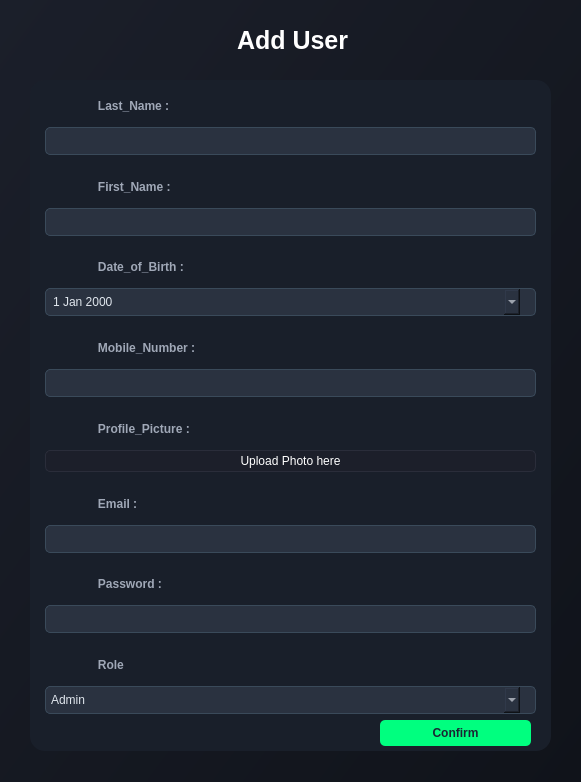
<?xml version="1.0" encoding="UTF-8"?>
<ui version="4.0">
 <class>AddUser</class>
 <widget class="QWidget" name="AddUser">
  <property name="geometry">
   <rect>
    <x>0</x>
    <y>0</y>
    <width>581</width>
    <height>782</height>
   </rect>
  </property>
  <property name="windowTitle">
   <string>Form</string>
  </property>
  <property name="styleSheet">
   <string notr="true">background: qlineargradient(x1:0, y1:0, x2:1, y2:1, stop:0 #1b1f2a, stop:1 #10131a);</string>
  </property>
  <widget class="QWidget" name="widget" native="true">
   <property name="geometry">
    <rect>
     <x>30</x>
     <y>80</y>
     <width>521</width>
     <height>671</height>
    </rect>
   </property>
   <property name="styleSheet">
    <string notr="true">background-color: rgb(25, 31, 42);
    color: #FFFFFF;
    font-family: 'Segoe UI', Arial, sans-serif;
    font-size: 12px;
    border-radius: 15px;
    padding: 15px;
    spacing: 2px;
</string>
   </property>
   <layout class="QGridLayout" name="gridLayout_3">
    <item row="4" column="0">
     <widget class="QLabel" name="label_8">
      <property name="styleSheet">
       <string notr="true">color: #A0A8B7;
font-weight: bold;
padding-bottom: 5px;background-color:transparent;</string>
      </property>
      <property name="text">
       <string>               Date_of_Birth :</string>
      </property>
     </widget>
    </item>
    <item row="1" column="0">
     <widget class="QLineEdit" name="nom">
      <property name="styleSheet">
       <string notr="true">background-color: #2A3240; /* Darker blue-gray for input fields */
    border: 1px solid #3A4A5A; /* Subtle blue-gray border */
    border-radius: 5px;
    padding: 5px;
    color: #E0E6ED; /* Light gray text for readability */
    margin-left: 15px;
    margin-right: 15px;
</string>
      </property>
     </widget>
    </item>
    <item row="19" column="0">
     <widget class="QComboBox" name="Role">
      <property name="styleSheet">
       <string notr="true">QComboBox#Role{
background-color: #2A3240;
  border: 1px solid #3A4A5A;
    border-radius: 5px;
    padding: 5px;
    color: #E0E6ED;
    margin-left: 15px;
    margin-right: 15px;
}

QComboBox#Role::focus {
    border: 1px solid #00FF7F;
    background-color: #323A48;
}</string>
      </property>
      <item>
       <property name="text">
        <string>Admin</string>
       </property>
      </item>
      <item>
       <property name="text">
        <string>Employee</string>
       </property>
      </item>
      <item>
       <property name="text">
        <string>Coach</string>
       </property>
      </item>
     </widget>
    </item>
    <item row="13" column="0">
     <widget class="QLineEdit" name="email">
      <property name="styleSheet">
       <string notr="true">background-color: #2A3240; /* Darker blue-gray for input fields */
    border: 1px solid #3A4A5A; /* Subtle blue-gray border */
    border-radius: 5px;
    padding: 5px;
    color: #E0E6ED; /* Light gray text for readability */
    margin-left: 15px;
    margin-right: 15px;
</string>
      </property>
     </widget>
    </item>
    <item row="2" column="0">
     <widget class="QLabel" name="label_4">
      <property name="styleSheet">
       <string notr="true">color: #A0A8B7;
font-weight: bold;
padding-bottom: 5px;background-color:transparent;</string>
      </property>
      <property name="text">
       <string>               First_Name :</string>
      </property>
     </widget>
    </item>
    <item row="0" column="0">
     <widget class="QLabel" name="label_3">
      <property name="styleSheet">
       <string notr="true">color: #A0A8B7;
font-weight: bold;
padding-bottom: 5px;background-color:transparent;</string>
      </property>
      <property name="text">
       <string>               Last_Name :</string>
      </property>
     </widget>
    </item>
    <item row="17" column="0">
     <widget class="QLineEdit" name="password">
      <property name="styleSheet">
       <string notr="true">background-color: #2A3240; /* Darker blue-gray for input fields */
    border: 1px solid #3A4A5A; /* Subtle blue-gray border */
    border-radius: 5px;
    padding: 5px;
    color: #E0E6ED; /* Light gray text for readability */
    margin-left: 15px;
    margin-right: 15px;
</string>
      </property>
      <property name="echoMode">
       <enum>QLineEdit::EchoMode::Password</enum>
      </property>
     </widget>
    </item>
    <item row="9" column="0">
     <widget class="QPushButton" name="uploadPhotoButton">
      <property name="styleSheet">
       <string notr="true">background-color: #1C1F2A;
border: 1px solid #2A2D3A;
border-radius: 5px;
padding: 3px;
color: white;
margin-left: 15px;
margin-right:15px;
</string>
      </property>
      <property name="text">
       <string>Upload Photo here</string>
      </property>
     </widget>
    </item>
    <item row="12" column="0">
     <widget class="QLabel" name="label_5">
      <property name="styleSheet">
       <string notr="true">color: #A0A8B7;
font-weight: bold;
padding-bottom: 5px;background-color:transparent;</string>
      </property>
      <property name="text">
       <string>               Email :</string>
      </property>
     </widget>
    </item>
    <item row="20" column="0">
     <widget class="QPushButton" name="button1">
      <property name="styleSheet">
       <string notr="true">background-color: #00FF7F; /* Green to match the accent */
    color: #1A2633; /* Dark blue text for contrast */
    font-size: 12px;
    font-weight: bold;
    border-radius: 5px;
    padding: 6px 12px;
    margin-left: 350px;
    margin-right: 20px;
    margin-bottom: 5px;</string>
      </property>
      <property name="text">
       <string>Confirm</string>
      </property>
     </widget>
    </item>
    <item row="7" column="0">
     <widget class="QLineEdit" name="number">
      <property name="styleSheet">
       <string notr="true">background-color: #2A3240; /* Darker blue-gray for input fields */
    border: 1px solid #3A4A5A; /* Subtle blue-gray border */
    border-radius: 5px;
    padding: 5px;
    color: #E0E6ED; /* Light gray text for readability */
    margin-left: 15px;
    margin-right: 15px;
</string>
      </property>
     </widget>
    </item>
    <item row="6" column="0">
     <widget class="QLabel" name="label_6">
      <property name="styleSheet">
       <string notr="true">color: #A0A8B7;
font-weight: bold;
padding-bottom: 5px;background-color:transparent;</string>
      </property>
      <property name="text">
       <string>               Mobile_Number :</string>
      </property>
     </widget>
    </item>
    <item row="8" column="0">
     <widget class="QLabel" name="label_10">
      <property name="styleSheet">
       <string notr="true">color: #A0A8B7;
font-weight: bold;
padding-bottom: 5px;background-color:transparent;</string>
      </property>
      <property name="text">
       <string>               Profile_Picture :</string>
      </property>
     </widget>
    </item>
    <item row="5" column="0">
     <widget class="QDateEdit" name="birthday">
      <property name="styleSheet">
       <string notr="true">QDateEdit#birthday{
background-color: #2A3240;
  border: 1px solid #3A4A5A;
    border-radius: 5px;
    padding: 5px;
    color: #E0E6ED;
    margin-left: 15px;
    margin-right: 15px;
}

QDateEdit#birthday:focus {
    border: 1px solid #00FF7F;
    background-color: #323A48;
}</string>
      </property>
      <property name="calendarPopup">
       <bool>true</bool>
      </property>
     </widget>
    </item>
    <item row="16" column="0">
     <widget class="QLabel" name="label_7">
      <property name="styleSheet">
       <string notr="true">color: #A0A8B7;
font-weight: bold;
padding-bottom: 5px;background-color:transparent;</string>
      </property>
      <property name="text">
       <string>               Password :</string>
      </property>
     </widget>
    </item>
    <item row="3" column="0">
     <widget class="QLineEdit" name="prenom">
      <property name="styleSheet">
       <string notr="true">background-color: #2A3240; /* Darker blue-gray for input fields */
    border: 1px solid #3A4A5A; /* Subtle blue-gray border */
    border-radius: 5px;
    padding: 5px;
    color: #E0E6ED; /* Light gray text for readability */
    margin-left: 15px;
    margin-right: 15px;
</string>
      </property>
     </widget>
    </item>
    <item row="18" column="0">
     <widget class="QLabel" name="label_9">
      <property name="styleSheet">
       <string notr="true">color: #A0A8B7;
font-weight: bold;
padding-bottom: 5px;background-color:transparent;</string>
      </property>
      <property name="text">
       <string>               Role</string>
      </property>
     </widget>
    </item>
   </layout>
  </widget>
  <widget class="QLabel" name="label_11">
   <property name="geometry">
    <rect>
     <x>220</x>
     <y>20</y>
     <width>151</width>
     <height>41</height>
    </rect>
   </property>
   <property name="font">
    <font>
     <pointsize>-1</pointsize>
     <bold>true</bold>
    </font>
   </property>
   <property name="styleSheet">
    <string notr="true">/* Style for the Adjust Team title label */
QLabel#label_11 {
    background-color: transparent; /* Dark background matching the app */
    color: #FFFFFF; /* White text for contrast */
    font-size: 25px; /* Larger font for title emphasis */
    font-weight: bold; /* Bold for a strong title appearance */


    padding: 5px 10px; /* Padding for a balanced look */
}</string>
   </property>
   <property name="text">
    <string>Add User</string>
   </property>
  </widget>
  <widget class="QLabel" name="label_28">
   <property name="geometry">
    <rect>
     <x>60</x>
     <y>100</y>
     <width>17</width>
     <height>17</height>
    </rect>
   </property>
   <property name="styleSheet">
    <string notr="true">color: #B0C0D0;background-color:transparent;</string>
   </property>
   <property name="text">
    <string/>
   </property>
   <property name="pixmap">
    <pixmap resource="../images.qrc">:/teamimg/Userr.png</pixmap>
   </property>
   <property name="scaledContents">
    <bool>true</bool>
   </property>
  </widget>
  <widget class="QLabel" name="label_29">
   <property name="geometry">
    <rect>
     <x>60</x>
     <y>180</y>
     <width>17</width>
     <height>17</height>
    </rect>
   </property>
   <property name="styleSheet">
    <string notr="true">color: #B0C0D0;background-color:transparent;</string>
   </property>
   <property name="text">
    <string/>
   </property>
   <property name="pixmap">
    <pixmap resource="../images.qrc">:/teamimg/Userr.png</pixmap>
   </property>
   <property name="scaledContents">
    <bool>true</bool>
   </property>
  </widget>
  <widget class="QLabel" name="label_30">
   <property name="geometry">
    <rect>
     <x>60</x>
     <y>260</y>
     <width>17</width>
     <height>17</height>
    </rect>
   </property>
   <property name="styleSheet">
    <string notr="true">color: #B0C0D0;background-color:transparent;</string>
   </property>
   <property name="text">
    <string/>
   </property>
   <property name="pixmap">
    <pixmap resource="../images.qrc">:/compimg/StartDate.png</pixmap>
   </property>
   <property name="scaledContents">
    <bool>true</bool>
   </property>
  </widget>
  <widget class="QLabel" name="label_31">
   <property name="geometry">
    <rect>
     <x>60</x>
     <y>644</y>
     <width>17</width>
     <height>17</height>
    </rect>
   </property>
   <property name="styleSheet">
    <string notr="true">color: #B0C0D0;background-color:transparent;</string>
   </property>
   <property name="text">
    <string/>
   </property>
   <property name="pixmap">
    <pixmap resource="../images.qrc">:/playerimg/compType.png</pixmap>
   </property>
   <property name="scaledContents">
    <bool>true</bool>
   </property>
  </widget>
  <widget class="QLabel" name="label_32">
   <property name="geometry">
    <rect>
     <x>50</x>
     <y>480</y>
     <width>40</width>
     <height>40</height>
    </rect>
   </property>
   <property name="styleSheet">
    <string notr="true">color: #B0C0D0;background-color:transparent;</string>
   </property>
   <property name="text">
    <string/>
   </property>
   <property name="pixmap">
    <pixmap resource="../images.qrc">:/img/mailIcon.png</pixmap>
   </property>
   <property name="scaledContents">
    <bool>true</bool>
   </property>
  </widget>
  <widget class="QLabel" name="label_33">
   <property name="geometry">
    <rect>
     <x>59</x>
     <y>415</y>
     <width>21</width>
     <height>17</height>
    </rect>
   </property>
   <property name="styleSheet">
    <string notr="true">color: #B0C0D0;background-color:transparent;</string>
   </property>
   <property name="text">
    <string/>
   </property>
   <property name="pixmap">
    <pixmap resource="../images.qrc">:/playerimg/cam.png</pixmap>
   </property>
   <property name="scaledContents">
    <bool>true</bool>
   </property>
  </widget>
  <widget class="QLabel" name="label_34">
   <property name="geometry">
    <rect>
     <x>47</x>
     <y>557</y>
     <width>40</width>
     <height>40</height>
    </rect>
   </property>
   <property name="styleSheet">
    <string notr="true">color: #B0C0D0;background-color:transparent;</string>
   </property>
   <property name="text">
    <string/>
   </property>
   <property name="pixmap">
    <pixmap resource="../images.qrc">:/img/passwordIcon.png</pixmap>
   </property>
   <property name="scaledContents">
    <bool>true</bool>
   </property>
  </widget>
  <widget class="QLabel" name="label_35">
   <property name="geometry">
    <rect>
     <x>60</x>
     <y>340</y>
     <width>17</width>
     <height>17</height>
    </rect>
   </property>
   <property name="styleSheet">
    <string notr="true">color: #B0C0D0;background-color:transparent;</string>
   </property>
   <property name="text">
    <string/>
   </property>
   <property name="pixmap">
    <pixmap resource="../images.qrc">:/img/mobile.png</pixmap>
   </property>
   <property name="scaledContents">
    <bool>true</bool>
   </property>
  </widget>
 </widget>
 <resources>
  <include location="../images.qrc"/>
 </resources>
 <connections/>
</ui>
